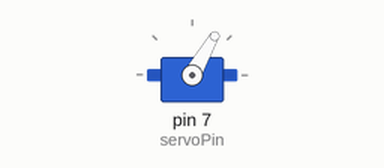
A sketch run on a simulated Arduino Uno, built with avr-gcc and run on an emulated ATmega328P. On the bench: servo. What the sketch prints to the serial monitor is not drawn.

Above: at 0.05 s.
Timing chart, 0 to 11.7 s (numbered marks = the images above):
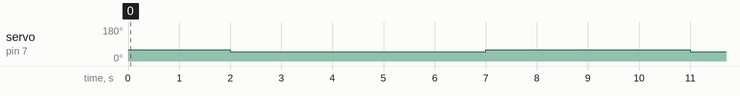

The sketch:

servo.ino
```cpp
#include <Servo.h>

Servo gripperServo; // Create a Servo object
int servoPin = 7;   // Pin connected to the servo

void setup() {
  Serial.begin(9600);         // Initialize serial communication
  gripperServo.attach(servoPin); // Attach the servo to the specified pin
  Serial.println("Gripper Test Started");
}

void loop() {
  // Open the gripper (60 degrees)
  Serial.println("Opening gripper...");
  gripperServo.write(60); // Set to 60° (open position)
  delay(2000); // Wait 1 second

  // Close the gripper (55 degrees) to hold the salt box
  Serial.println("Gripping the salt box...");
  gripperServo.write(50); // Set to 55° (gripping position)
  delay(5000); // Hold for 5 seconds

  // Release the gripper (back to 60 degrees)
  Serial.println("Releasing the salt box...");
  gripperServo.write(60); // Return to 60° (release position)
  delay(2000); // Wait 1 second before repeating
}
```

Measured:
- by itself, servo on pin 7 (servoPin): alternates 60° for 4.0 s and 50° for 5.0 s
